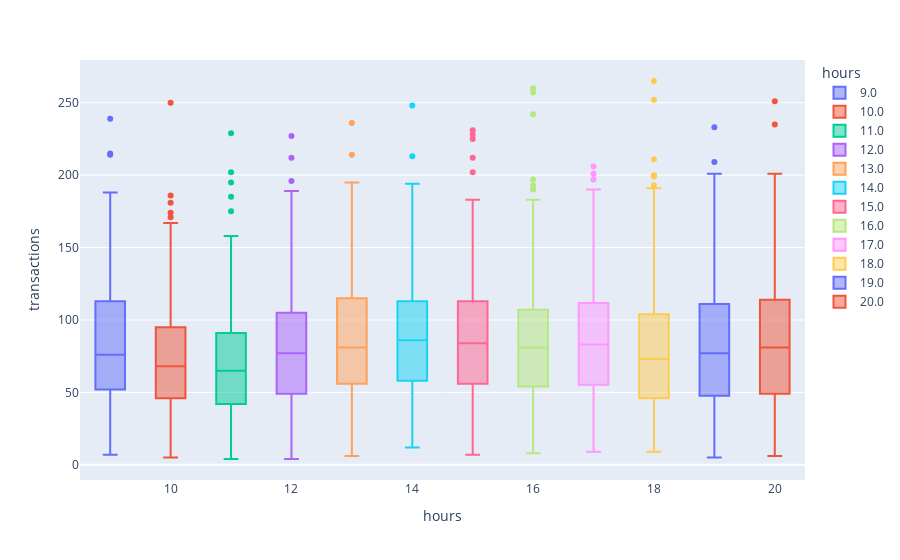

The code cell stored with this chart in its notebook:
### Code cell
import plotly.express as px
fig = px.box(df_transactions, x="hours", y="transactions", color="hours")
fig.show()

### Figure 1 — Plotly figure (JSON) as saved in the notebook; plotly's stock layout.template omitted (floating-point values rounded to 4 significant figures; data arrays with more than 128 entries replaced by an {"elided": "..."} marker saying what was removed)
{"data": [{"alignmentgroup": "True", "hovertemplate": "hours=%{x}<br>transactions=%{y}<extra></extra>", "legendgroup": "9.0", "marker": {"color": "#636efa"}, "name": "9.0", "notched": false, "offsetgroup": "9.0", "orientation": "v", "showlegend": true, "type": "box", "x": {"elided": "359 int values"}, "x0": " ", "xaxis": "x", "y": {"elided": "359 int values"}, "y0": " ", "yaxis": "y"}, {"alignmentgroup": "True", "hovertemplate": "hours=%{x}<br>transactions=%{y}<extra></extra>", "legendgroup": "10.0", "marker": {"color": "#EF553B"}, "name": "10.0", "notched": false, "offsetgroup": "10.0", "orientation": "v", "showlegend": true, "type": "box", "x": {"elided": "358 int values"}, "x0": " ", "xaxis": "x", "y": {"elided": "358 int values"}, "y0": " ", "yaxis": "y"}, {"alignmentgroup": "True", "hovertemplate": "hours=%{x}<br>transactions=%{y}<extra></extra>", "legendgroup": "11.0", "marker": {"color": "#00cc96"}, "name": "11.0", "notched": false, "offsetgroup": "11.0", "orientation": "v", "showlegend": true, "type": "box", "x": {"elided": "359 int values"}, "x0": " ", "xaxis": "x", "y": {"elided": "359 int values"}, "y0": " ", "yaxis": "y"}, {"alignmentgroup": "True", "hovertemplate": "hours=%{x}<br>transactions=%{y}<extra></extra>", "legendgroup": "12.0", "marker": {"color": "#ab63fa"}, "name": "12.0", "notched": false, "offsetgroup": "12.0", "orientation": "v", "showlegend": true, "type": "box", "x": {"elided": "353 int values"}, "x0": " ", "xaxis": "x", "y": {"elided": "353 int values"}, "y0": " ", "yaxis": "y"}, {"alignmentgroup": "True", "hovertemplate": "hours=%{x}<br>transactions=%{y}<extra></extra>", "legendgroup": "13.0", "marker": {"color": "#FFA15A"}, "name": "13.0", "notched": false, "offsetgroup": "13.0", "orientation": "v", "showlegend": true, "type": "box", "x": {"elided": "362 int values"}, "x0": " ", "xaxis": "x", "y": {"elided": "362 int values"}, "y0": " ", "yaxis": "y"}, {"alignmentgroup": "True", "hovertemplate": "hours=%{x}<br>transactions=%{y}<extra></extra>", "legendgroup": "14.0", "marker": {"color": "#19d3f3"}, "name": "14.0", "notched": false, "offsetgroup": "14.0", "orientation": "v", "showlegend": true, "type": "box", "x": {"elided": "361 int values"}, "x0": " ", "xaxis": "x", "y": {"elided": "361 int values"}, "y0": " ", "yaxis": "y"}, {"alignmentgroup": "True", "hovertemplate": "hours=%{x}<br>transactions=%{y}<extra></extra>", "legendgroup": "15.0", "marker": {"color": "#FF6692"}, "name": "15.0", "notched": false, "offsetgroup": "15.0", "orientation": "v", "showlegend": true, "type": "box", "x": {"elided": "362 int values"}, "x0": " ", "xaxis": "x", "y": {"elided": "362 int values"}, "y0": " ", "yaxis": "y"}, {"alignmentgroup": "True", "hovertemplate": "hours=%{x}<br>transactions=%{y}<extra></extra>", "legendgroup": "16.0", "marker": {"color": "#B6E880"}, "name": "16.0", "notched": false, "offsetgroup": "16.0", "orientation": "v", "showlegend": true, "type": "box", "x": {"elided": "362 int values"}, "x0": " ", "xaxis": "x", "y": {"elided": "362 int values"}, "y0": " ", "yaxis": "y"}, {"alignmentgroup": "True", "hovertemplate": "hours=%{x}<br>transactions=%{y}<extra></extra>", "legendgroup": "17.0", "marker": {"color": "#FF97FF"}, "name": "17.0", "notched": false, "offsetgroup": "17.0", "orientation": "v", "showlegend": true, "type": "box", "x": {"elided": "363 int values"}, "x0": " ", "xaxis": "x", "y": {"elided": "363 int values"}, "y0": " ", "yaxis": "y"}, {"alignmentgroup": "True", "hovertemplate": "hours=%{x}<br>transactions=%{y}<extra></extra>", "legendgroup": "18.0", "marker": {"color": "#FECB52"}, "name": "18.0", "notched": false, "offsetgroup": "18.0", "orientation": "v", "showlegend": true, "type": "box", "x": {"elided": "362 int values"}, "x0": " ", "xaxis": "x", "y": {"elided": "362 int values"}, "y0": " ", "yaxis": "y"}, {"alignmentgroup": "True", "hovertemplate": "hours=%{x}<br>transactions=%{y}<extra></extra>", "legendgroup": "19.0", "marker": {"color": "#636efa"}, "name": "19.0", "notched": false, "offsetgroup": "19.0", "orientation": "v", "showlegend": true, "type": "box", "x": {"elided": "361 int values"}, "x0": " ", "xaxis": "x", "y": {"elided": "361 int values"}, "y0": " ", "yaxis": "y"}, {"alignmentgroup": "True", "hovertemplate": "hours=%{x}<br>transactions=%{y}<extra></extra>", "legendgroup": "20.0", "marker": {"color": "#EF553B"}, "name": "20.0", "notched": false, "offsetgroup": "20.0", "orientation": "v", "showlegend": true, "type": "box", "x": {"elided": "358 int values"}, "x0": " ", "xaxis": "x", "y": {"elided": "358 int values"}, "y0": " ", "yaxis": "y"}], "layout": {"boxmode": "overlay", "legend": {"title": {"text": "hours"}, "tracegroupgap": 0}, "margin": {"t": 60}, "xaxis": {"anchor": "y", "categoryarray": [9, 10, 11, 12, 13, 14, 15, 16, 17, 18, 19, 20], "categoryorder": "array", "domain": [0, 1], "title": {"text": "hours"}}, "yaxis": {"anchor": "x", "domain": [0, 1], "title": {"text": "transactions"}}}}
